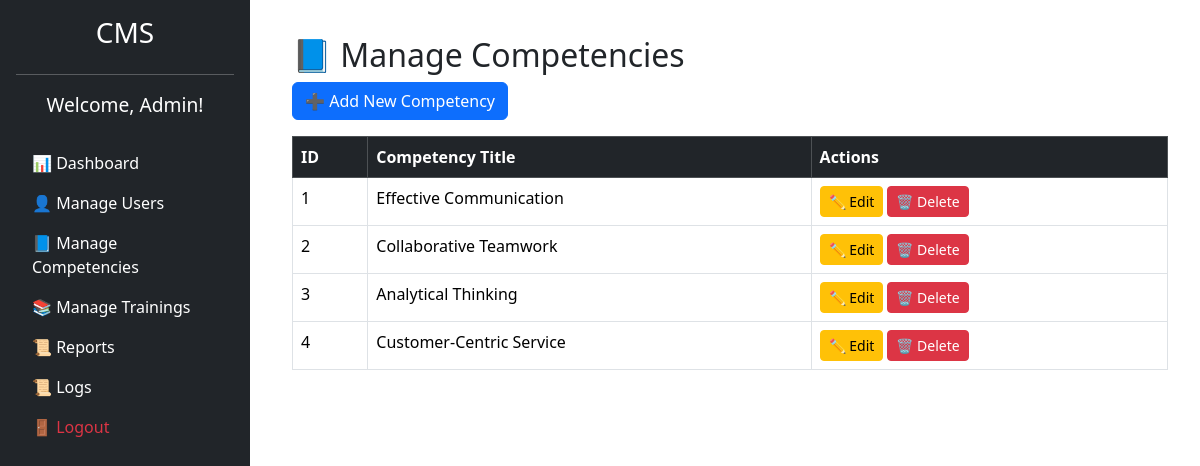
Page /admin/manage_competencies.php (signed in) on the committed database.
### tables this page shows
CREATE TABLE `competencies` (
  `id` int(11) NOT NULL,
  `title` varchar(255) NOT NULL,
  `description` text NOT NULL,
  `created_at` timestamp NOT NULL DEFAULT current_timestamp()
);

### admin/manage_competencies.php (the view, shortened to what this page needs)
<?php
include("../includes/config.php");
$competencies = $conn->query("SELECT id, title FROM competencies");
?>
<!DOCTYPE html>
<html lang="en">
<head>
    <link rel="stylesheet" href="../assets/css/bootstrap.min.css">
</head>
<body>
    <?php include("../includes/sidebar.php"); ?>
    <div class="content">
        <div class="container">
            <h2 class="mt-3">📘 Manage Competencies</h2>
            <a href="add_competency.php" class="btn btn-primary mb-3">➕ Add New Competency</a>
            <div class="table-responsive">
                <table class="table table-bordered table-hover">
                    <thead class="table-dark">
                        <tr>
                            <th>ID</th>
                            <th>Competency Title</th>
                            <th>Actions</th>
                        </tr>
                    </thead>
                    <tbody>
                        <?php while ($row = $competencies->fetch_assoc()) : ?>
                        <tr>
                            <td><?= $row['id']; ?></td>
                            <td><?= $row['title']; ?></td>
                            <td>
                                <a href="edit_competency.php?id=<?= $row['id']; ?>" class="btn btn-sm btn-warning">✏ Edit</a>
                                <a href="?delete=<?= $row['id']; ?>" class="btn btn-sm btn-danger" onclick="return confirm('Are you sure?')">🗑 Delete</a>
                            </td>
                        </tr>
                        <?php endwhile; ?>
                    </tbody>
                </table>
            </div>
        </div>
    </div>
</body>
</html>

### admin/manage_competencies.php (style rules this page uses)
body { display: flex; min-height: 100vh; }
.content { margin-left: 260px; padding: 20px; width: 100%; }

### rows in the picture
competencies: id "1", title "Effective Communication"
competencies: id "2", title "Collaborative Teamwork"
competencies: id "3", title "Analytical Thinking"
competencies: id "4", title "Customer-Centric Service"

### other values in the picture
$user_name "Admin"
